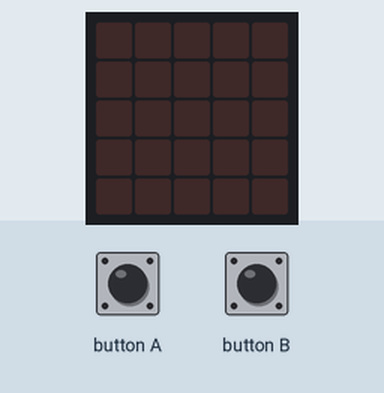
Simulated run of this program. Board: BBC micro:bit (MakeCode). On the bench: the board's 5×5 LED display. Inputs (shaded band) come from the test bench.

Above: at 1.2 s.
1.3 s: button A pressed for 0.15 s
At 2.5 s:
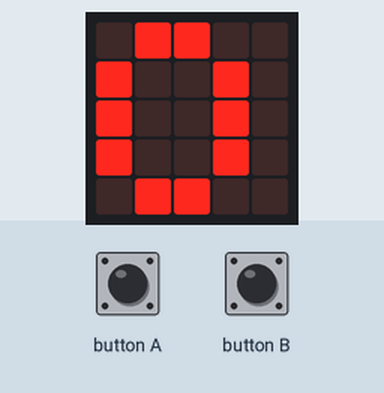
2.9 s: button B pressed for 0.15 s
At 3.7 s:
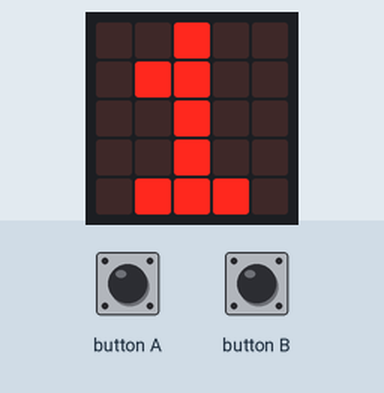
4.5 s: button B pressed for 0.15 s
At 5.0 s:
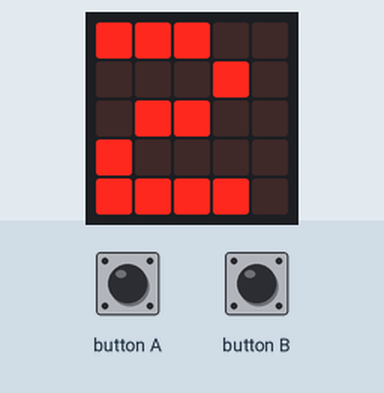
Timing chart, 0 to 7.5 s (numbered marks = the images above; inputs shaded):
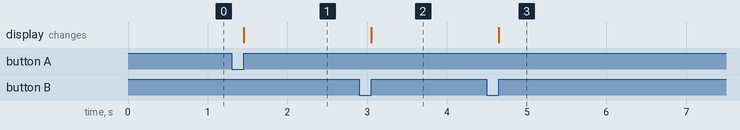

The program:

main.ts
```typescript
input.onButtonPressed(Button.A, function () {
    basic.showNumber(compte)
})
input.onButtonPressed(Button.B, function () {
    compte += 1
    basic.showNumber(compte)
    if (compte == 13) {
        basic.showString("1,2,3 viva l'algérie")
    }
})
input.onGesture(Gesture.Shake, function () {
    compte = 0
})
let compte = 0
compte = 0
```

test.ts
```typescript
// les tests vont ici ; cela ne sera pas compilé si ce paquet est utilisé en tant qu'extension.
```

Measured:
- after the input at 1.3 s, the display: changes after 0.15 s (image 1)
- after the input at 2.9 s, the display: changes after 0.15 s (image 2)
- after the input at 4.5 s, the display: changes after 0.15 s (image 3)
